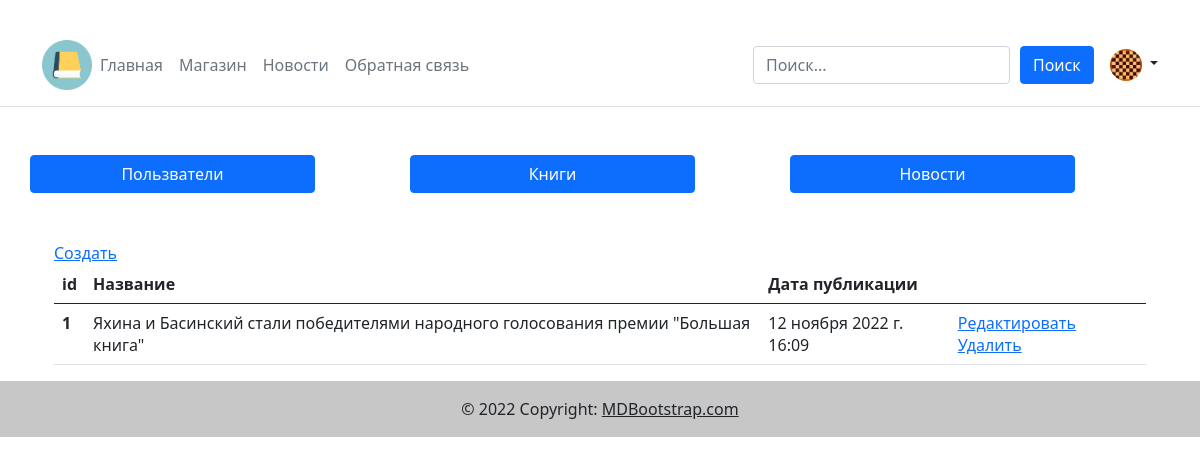
The app's page /moderator/moderator_news/ (signed in), older data.
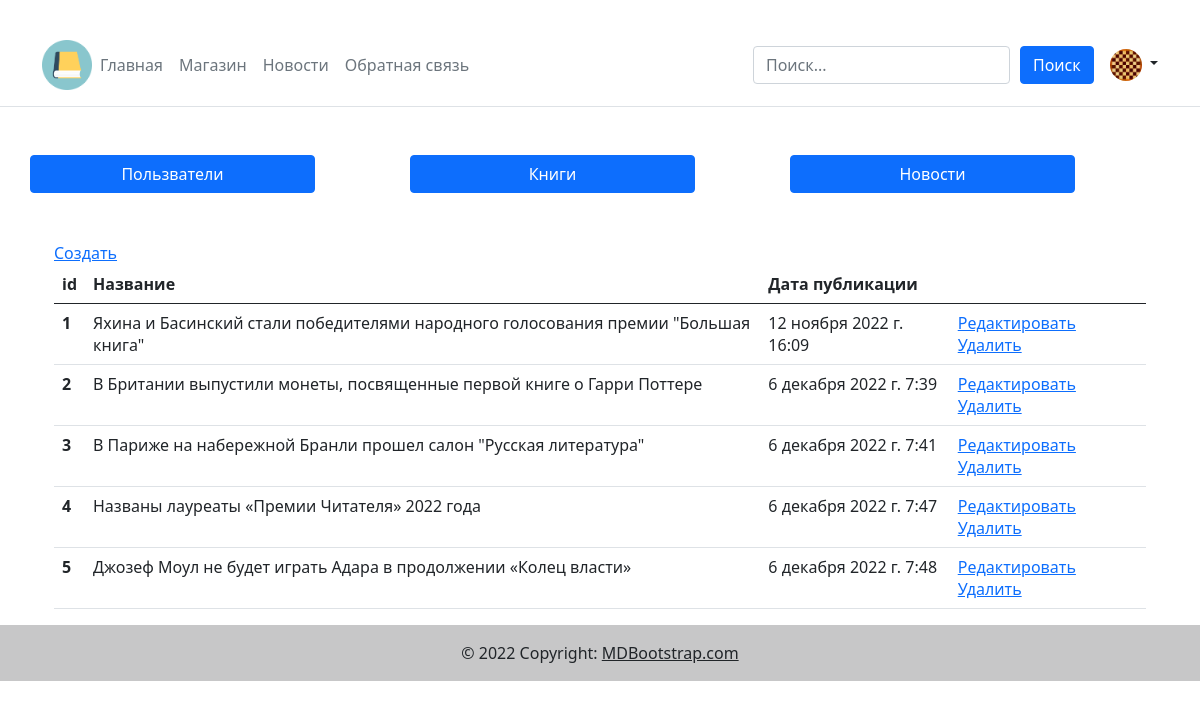
The same page, newer data.
### main/models.py (models this page shows)
class profile (models.Model):
    objects = None
    user = models.OneToOneField(User, on_delete=models.CASCADE)
    moderator = models.BooleanField(default=False, verbose_name = "Администратор")
    photo = models.ImageField(upload_to="photo/user/%Y/%m/%d/", null = True, verbose_name = "Фото пользователя")

### news/models.py (models this page shows, shortened)
class news (models.Model):
    objects = None
    title = models.CharField(max_length=255, verbose_name = "News name")
    photo = models.ImageField(upload_to="photo/book/%Y/%m/%d/", verbose_name = "News photo")
    text = models.TextField(blank=True, verbose_name = "Text")
    time_create = models.DateTimeField(auto_now_add=True, verbose_name = "Date publisher")
    is_published = models.BooleanField(default=True, verbose_name = "Publisher")

### moderator/views.py (the view)
# urls.py: path('moderator_news/', views.moderator_news, name='moderator_news'),
def moderator_news(request):
    search_news = news.objects.all()
    if request.user.is_authenticated:
        photo_user=profile.objects.filter(user = request.user)
    else:
        photo_user = ""
    context ={
        "news":search_news,
        'photo_user':photo_user,
        }
    return render(request,"moderator/moderator_news.html",context = context)

### moderator/templates/moderator/moderator_news.html (shortened to what this page needs)
﻿{% extends 'base.html' %}
{% block content %}
    {% include 'menu_moderator.html'%}
    <div class="container mt-5">
        <a href="{% url "moderator:create_news"%}">Создать</a>
        <table class="table">
            <thead>
                <tr>
                    <th scope="col">id</th>
                    <th scope="col">Название</th>
                    <th scope="col">Дата публикации</th>
                    <th scope="col"></th>
                </tr>
            </thead>
            <tbody>
            {% for ad in news %}
                <tr>
                    <th scope="row">{{ad.pk}}</th>
                    <td>{{ad.title}}</td>
                    <td>{{ad.time_create}}</td>
                    <td>
                        <a href="{% url "moderator:edit_news" ad.id %}">Редактировать</a>
                        <a href="{% url "moderator:delete_news" ad.id %}">Удалить</a>
                    </td>
                </tr>
                {% endfor %}
            </tbody>
        </table>
    </div>
{% endblock %}

### main/templates/base.html (shortened to what this page needs)
{% load static %}
<!DOCTYPE html>
<html lang="ru">
<head>
    <link href="https://cdn.jsdelivr.net/npm/bootstrap@5.0.2/dist/css/bootstrap.min.css" rel="stylesheet">
    <link rel="stylesheet" href="https://cdn.jsdelivr.net/npm/bootstrap-icons@1.9.1/font/bootstrap-icons.css">
</head>
<body>
    {% block header %}
    <header class="p-3 mb-3 border-bottom">
        <div class="container">
            <div class="d-flex flex-wrap align-items-center justify-content-center justify-content-lg-start">
                <img class="ml-5"style="height:50px;width:50px" src="../../media/photo/icon.png"/>
                <ol class="nav col-12 col-lg-auto me-lg-auto mb-2 justify-content-center mb-md-0">
                    <li><a class="nav-link px-2 link-secondary" href="{% url 'home' %}">Главная</a></li>
                    <li><a class="nav-link px-2 link-secondary" href="{% url 'store' %}">Магазин</a></li>
                    <li><a class="nav-link px-2 link-secondary" href="{% url 'news' %}">Новости</a></li>
                    <li><a class="nav-link px-2 link-secondary" href="{% url 'contact' %}">Обратная связь</a></li>
                </ol>
                    {% include 'search.html' %}
                <div class="dropdown text-end">
                    {% if request.user.is_authenticated %}
                    <div class="dropdown text-end">
                        <a href="#" class="d-block link-dark text-decoration-none dropdown-toggle" id="dropdownUser1" data-bs-toggle="dropdown" aria-expanded="false">
                            {% if photo_user %}
                                {% for photo_user in photo_user %}
                                    <img src="../../../media/{{photo_user.photo}}" alt="mdo" width="32" height="32" class="rounded-circle">
                                {% endfor %}
                            {% else %}
                                <img src="media/photo/no-photo.png" alt="mdo" width="32" height="32" class="rounded-circle">
                            {% endif %}
                        </a>
                    </div>
                    {% endif%}
                </div>
            </div>
        </div>
    </header>
    {% endblock header %}
    <div class="container mt-5">
        {% block content %}
        {% endblock content %}
    </div>
    {% block footer %}
    <footer class="bg-light text-center text-lg-start mt-3">
        <div class="text-center p-3" style="background-color: rgba(0, 0, 0, 0.2);">
            © 2022 Copyright:
            <a class="text-dark" href="https://mdbootstrap.com/">MDBootstrap.com</a>
        </div>
    </footer>
    {% endblock %}
</body>
</html>

Row changes from the older to the newer data that the page shows:
added news: pk "2", title "В Британии выпустили монеты, посвященные первой книге о Гарри Поттере", time_create "6 декабря 2022 г. 7:39"
added news: pk "3", title "В Париже на набережной Бранли прошел салон \"Русская литература\"", time_create "6 декабря 2022 г. 7:41"
added news: pk "4", title "Названы лауреаты «Премии Читателя» 2022 года", time_create "6 декабря 2022 г. 7:47"
added news: pk "5", title "Джозеф Моул не будет играть Адара в продолжении «Колец власти»", time_create "6 декабря 2022 г. 7:48"
